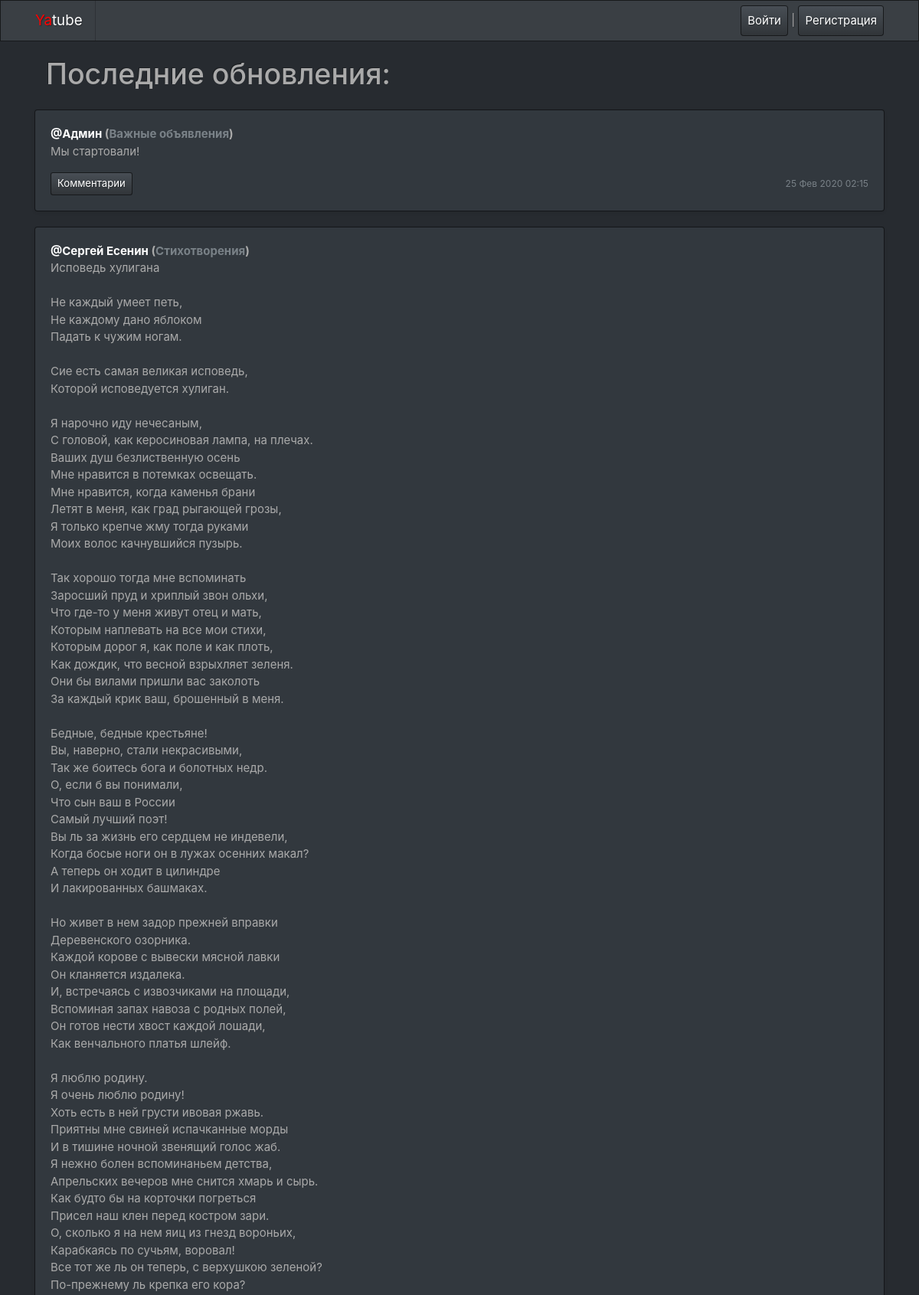
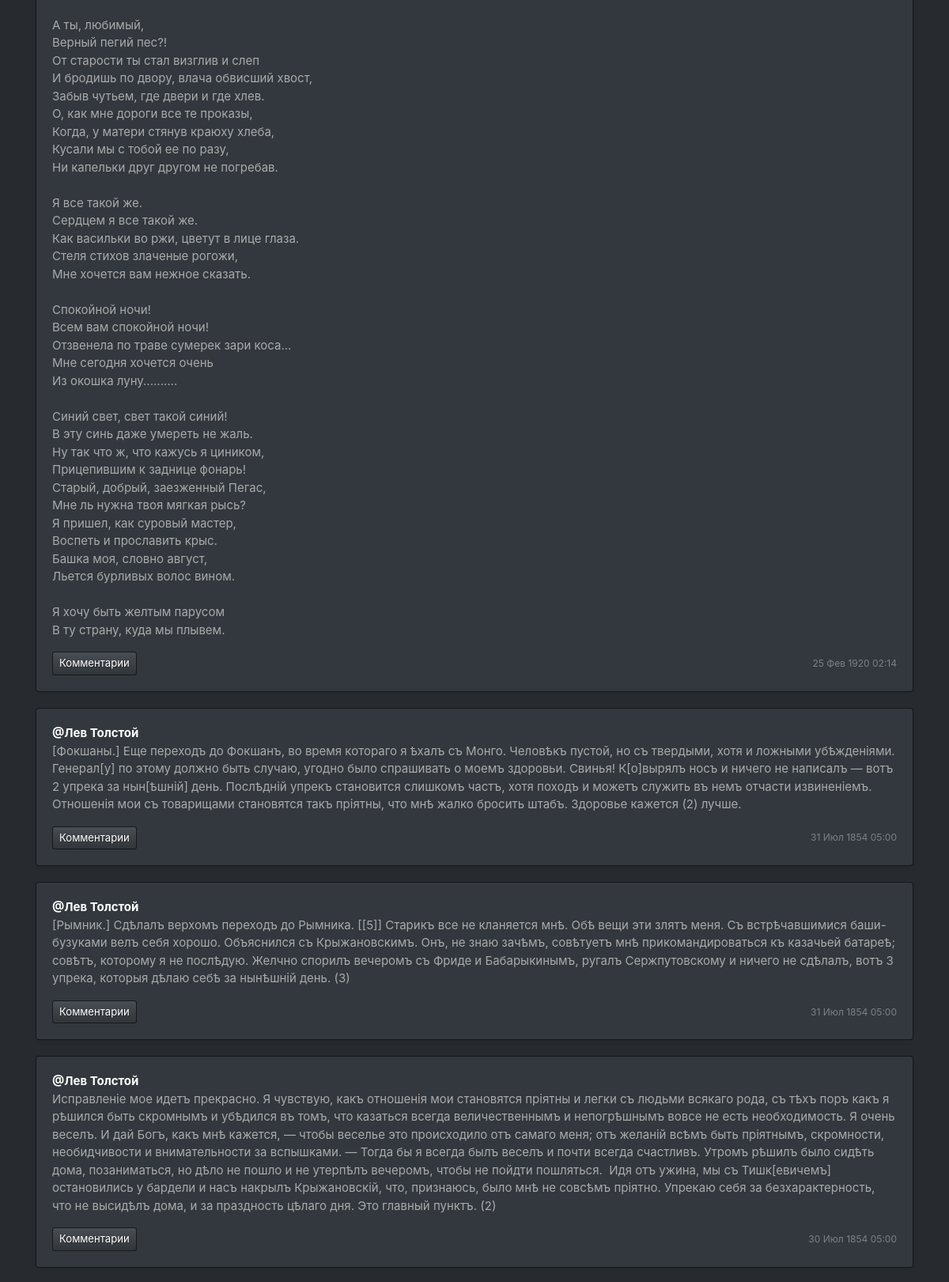
The page / (upper part) on the database its author committed (2 pictures, top to bottom).
### posts/models.py (models this page shows, shortened)
class Post(models.Model):
    text = models.TextField()
    pub_date = models.DateTimeField("Дата публикации", auto_now_add=True)
    author = models.ForeignKey(User, on_delete=models.CASCADE, related_name="author_posts")
    group = models.ForeignKey(
        Group, on_delete=models.CASCADE, related_name="group_posts", blank=True, null=True
    )
    image = models.ImageField(upload_to="posts/", blank=True, null=True)

class Group(models.Model):
    title = models.CharField(max_length=200)
    slug = models.SlugField(unique=True)
    description = models.TextField()
    rules = models.TextField(blank=True, null=False)
    def __str__(self):
        return self.title

### posts/views.py (the view)
# urls.py: path("", views.index, name="index"),
def index(request):
    post_list = Post.objects.order_by("-pub_date").all()
    paginator = Paginator(post_list, 10)
    page_number = request.GET.get("page")
    page = paginator.get_page(page_number)
    return render(request, "index.html", {"page": page, "paginator": paginator})

### context_processors/context_processors.py (called while the page is built)
def custom_context_processors(request):
    now = dt.datetime.now()
    return {
        'year' : now.year
    }

### templates/index.html (shortened to what this page needs)
{% extends "base.html" %}
{% block content %}
<main role="main" class="container">
    <h1 style="margin: 20px 0 20px;">Последние обновления:</h1>
    <div class="row">
        {% for post in page %}
            {% include 'post_item.html' %}
        {% endfor %}
    </div>
</main>
{% endblock %}

### posts/templates/post_item.html (shortened to what this page needs)
<div class="card mb-3 mt-1 shadow-sm" style="width: 100%;">
    {% load thumbnail %}
    <div class="card-body">
        <p class="card-text">
            <strong class="d-block">
                <a href="{% url 'profile' post.author.username %}" class="card-link">@{{ post.author.get_full_name }}</a>
                {% if post.group %}
                (<a href="{% url 'group' post.group.slug %}" class="text-secondary">{{ post.group }}</a>)
                {% endif %}
            </strong>
                {{ post.text|linebreaksbr }}
        </p>
        <div class="d-flex justify-content-between align-items-center">
            <div class="btn-group ">
                <a class="btn btn-sm btn-primary" href="{% url 'post' post.author.username post.id %}" role="button">Комментарии</a>
            </div>
            <small class="text-muted">{{ post.pub_date|date:"d M Y H:i" }}</small>
        </div>
    </div>
</div>

### rows shown on the page
Post: author.get_full_name "Админ", group "Важные объявления", text "Мы стартовали!", pub_date "25 Фев 2020 02:15"
Post: author.get_full_name "Сергей Есенин", group "Стихотворения", text "Исповедь хулигана Не каждый умеет петь, Не каждому дано яблоком Падать к чужим ногам. Сие есть самая великая исповедь, Которой исповедуется хулиган. Я нарочно иду нечесаным, С головой, как керосиновая лампа, на плечах. Ваших душ безлиственную осень Мне нравится в потемках освещать. Мне нравится, когда каменья брани Летят в меня, как град рыгающей грозы, Я только крепче жму тогда руками Моих волос качнувшийся пузырь. Так хорошо тогда мне вспоминать Заросший пруд и хриплый звон ольхи, Что где-то у меня живут отец и мать, Которым наплевать на все мои стихи, Которым дорог я, как поле и как плоть, Как дождик, что весной взрыхляет зеленя. Они бы вилами пришли вас заколоть За каждый крик ваш,…", pub_date "25 Фев 1920 02:14"
Post: author.get_full_name "Лев Толстой", text "[Фокшаны.] Еще переходъ до Фокшанъ, во время котораго я ѣхалъ съ Монго. Человѣкъ пустой, но съ твердыми, хотя и ложными убѣжденіями. Генерал[у] по этому должно быть случаю, угодно было спрашивать о моемъ здоровьи. Свинья! К[о]вырялъ носъ и ничего не написалъ — вотъ 2 упрека за нын[ѣшній] день. Послѣдній упрекъ становится слишкомъ частъ, хотя походъ и можетъ служить въ немъ отчасти извиненіемъ. Отношенія мои съ товарищами становятся такъ пріятны, что мнѣ жалко бросить штабъ. Здоровье кажется (2) лучше.", pub_date "31 Июл 1854 05:00"
Post: author.get_full_name "Лев Толстой", text "[Рымник.] Сдѣлалъ верхомъ переходъ до Рымника. [[5]] Старикъ все не кланяется мнѣ. Обѣ вещи эти злятъ меня. Съ встрѣчавшимися баши-бузуками велъ себя хорошо. Объяснился съ Крыжановскимъ. Онъ, не знаю зачѣмъ, совѣтуетъ мнѣ прикомандироваться къ казачьей батареѣ; совѣтъ, которому я не послѣдую. Желчно спорилъ вечеромъ съ Фриде и Бабарыкинымъ, ругалъ Сержпутовскому и ничего не сдѣлалъ, вотъ 3 упрека, которыя дѣлаю себѣ за нынѣшній день. (3)", pub_date "31 Июл 1854 05:00"
Post: author.get_full_name "Лев Толстой", text "Исправленіе мое идетъ прекрасно. Я чувствую, какъ отношенія мои становятся пріятны и легки съ людьми всякаго рода, съ тѣхъ поръ какъ я рѣшился быть скромнымъ и убѣдился въ томъ, что казаться всегда величественнымъ и непогрѣшнымъ вовсе не есть необходимость. Я очень веселъ. И дай Богъ, какъ мнѣ кажется, — чтобы веселье это происходило отъ самаго меня; отъ желаній всѣмъ быть пріятнымъ, скромности, необидчивости и внимательности за вспышками. — Тогда бы я всегда былъ веселъ и почти всегда счастливъ. Утромъ рѣшилъ было сидѣть дома, позаниматься, но дѣло не пошло и не утерпѣлъ вечеромъ, чтобы не пойдти пошляться. Идя отъ ужина, мы съ Тишк[евичемъ] остановились у бардели и насъ накрылъ…", pub_date "30 Июл 1854 05:00"
